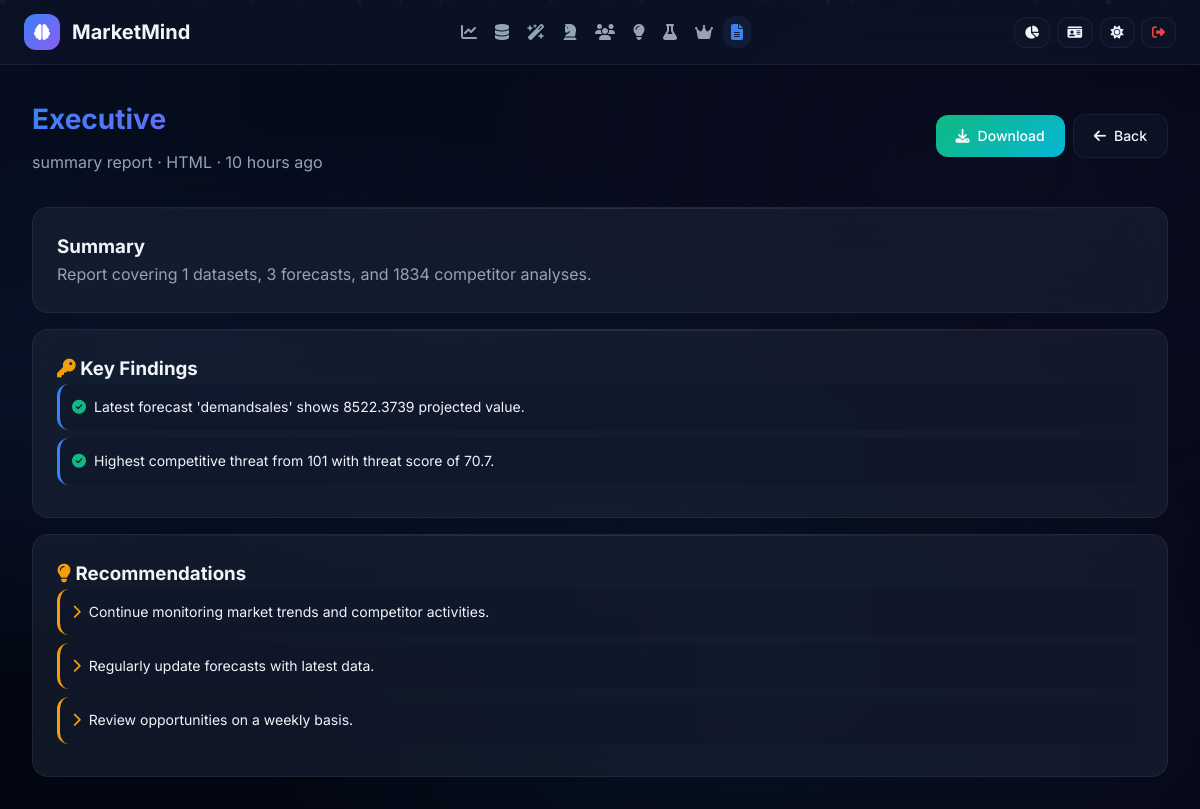
Screenshot of /reports/4 (signed in) with the database file from the repository.
### database/models.py (models this page shows, shortened)
class User(UserMixin, db.Model):
    __tablename__ = 'users'
    id = db.Column(db.Integer, primary_key=True)
    username = db.Column(db.String(80), unique=True, nullable=False, index=True)
    email = db.Column(db.String(120), unique=True, nullable=False, index=True)
    password_hash = db.Column(db.String(255), nullable=False)
    first_name = db.Column(db.String(50), nullable=True)
    last_name = db.Column(db.String(50), nullable=True)
    role = db.Column(db.String(20), default='user')
    is_active = db.Column(db.Boolean, default=True)
    is_verified = db.Column(db.Boolean, default=False)
    avatar_url = db.Column(db.String(255), nullable=True)
    bio = db.Column(db.Text, nullable=True)
    company = db.Column(db.String(100), nullable=True)
    job_title = db.Column(db.String(100), nullable=True)
    phone = db.Column(db.String(20), nullable=True)
    theme_preference = db.Column(db.String(10), default='dark')
    language = db.Column(db.String(10), default='en')
    timezone = db.Column(db.String(50), default='UTC')
    date_format = db.Column(db.String(20), default='YYYY-MM-DD')
    notification_enabled = db.Column(db.Boolean, default=True)
    two_factor_enabled = db.Column(db.Boolean, default=False)
    api_key = db.Column(db.String(64), unique=True, nullable=True)
    last_login = db.Column(db.DateTime, nullable=True)
    login_count = db.Column(db.Integer, default=0)
    created_at = db.Column(db.DateTime, default=datetime.now)
    updated_at = db.Column(db.DateTime, default=datetime.now, onupdate=datetime.now)
    datasets = db.relationship('Dataset', backref='user', lazy='dynamic', cascade='all, delete-orphan')
    reports = db.relationship('Report', backref='user', lazy='dynamic', cascade='all, delete-orphan')
    forecasts = db.relationship('Forecast', backref='user', lazy='dynamic', cascade='all, delete-orphan')
    activity_logs = db.relationship('ActivityLog', backref='user', lazy='dynamic', cascade='all, delete-orphan')
    login_history = db.relationship('LoginHistory', backref='user', lazy='dynamic', cascade='all, delete-orphan')
    @property
    def is_admin(self):
        return self.role in ['admin', 'superadmin']

class Report(db.Model):
    __tablename__ = 'reports'
    id = db.Column(db.Integer, primary_key=True)
    user_id = db.Column(db.Integer, db.ForeignKey('users.id'), nullable=False, index=True)
    dataset_id = db.Column(db.Integer, db.ForeignKey('datasets.id'), nullable=True)
    forecast_id = db.Column(db.Integer, db.ForeignKey('forecasts.id'), nullable=True)
    title = db.Column(db.String(255), nullable=False)
    report_type = db.Column(db.String(50), nullable=False)
    format = db.Column(db.String(20), default='html')
    file_path = db.Column(db.String(500), nullable=True)
    content = db.Column(db.Text, nullable=True)
    summary = db.Column(db.Text, nullable=True)
    key_findings = db.Column(db.Text, nullable=True)
    recommendations = db.Column(db.Text, nullable=True)
    charts_data = db.Column(db.Text, nullable=True)
    kpis = db.Column(db.Text, nullable=True)
    is_favorite = db.Column(db.Boolean, default=False)
    download_count = db.Column(db.Integer, default=0)
    created_at = db.Column(db.DateTime, default=datetime.now)
    def get_key_findings(self):
        return json.loads(self.key_findings) if self.key_findings else []
    def get_recommendations(self):
        return json.loads(self.recommendations) if self.recommendations else []

### app.py (the view)
@app.route('/reports/<int:report_id>')
@login_required
def view_report(report_id):
    if not MODULES_AVAILABLE['models']:
        abort(404)
    report = Report.query.filter_by(id=report_id, user_id=current_user.id).first_or_404()
    return render_template('reports/view.html', report=report)

### app.py (called while the page is built)
@app.context_processor
def inject_globals():
    return {
        'now': datetime.now(),
        'format_number': format_number,
        'format_currency': format_currency,
        'format_percentage': format_percentage,
        'score_to_color': score_to_color,
        'score_to_rating': score_to_rating,
        'time_ago': time_ago
    }

@login_manager.user_loader
def load_user(user_id):
    if MODULES_AVAILABLE['models']:
        return User.query.get(int(user_id))
    return None

@app.before_request
def before_request():
    if current_user.is_authenticated and MODULES_AVAILABLE['models']:
        current_user.updated_at = datetime.now()
        db.session.commit()

### utils.py (called while the page is built)
def time_ago(dt: datetime) -> str:
    if not dt:
        return "Unknown"
    now = datetime.now()
    diff = now - dt
    seconds = int(diff.total_seconds())
    if seconds < 60:
        return "Just now"
    elif seconds < 3600:
        return f"{seconds // 60} minute{'s' if seconds // 60 != 1 else ''} ago"
    elif seconds < 86400:
        return f"{seconds // 3600} hour{'s' if seconds // 3600 != 1 else ''} ago"
    elif seconds < 604800:
        return f"{seconds // 86400} day{'s' if seconds // 86400 != 1 else ''} ago"
    elif seconds < 2592000:
        return f"{seconds // 604800} week{'s' if seconds // 604800 != 1 else ''} ago"
    return f"{seconds // 2592000} month{'s' if seconds // 2592000 != 1 else ''} ago"

### templates/reports/view.html (shortened to what this page needs)
{% extends 'base.html' %}
{% block content %}
<div class="page-container">
    <div class="page-header flex items-center justify-between">
        <div>
            <h1>{{ report.title }}</h1>
            <p>{{ report.report_type }} report &middot; {{ report.format.upper() }} &middot; {{ time_ago(report.created_at) }}</p>
        </div>
        <div class="flex items-center gap-2">
            <a href="{{ url_for('download_report', report_id=report.id) }}" class="glass-btn glass-btn-success"><i class="fas fa-download"></i> Download</a>
            <a href="{{ url_for('reports') }}" class="glass-btn"><i class="fas fa-arrow-left"></i> Back</a>
        </div>
    </div>
    <div class="glass-card mb-4">
        <h3 class="mb-3">Summary</h3>
        <p style="color: var(--text-secondary);">{{ report.summary or 'No summary available.' }}</p>
    </div>
    {% set findings = report.get_key_findings() %}
    {% if findings %}
    <div class="glass-card mb-4">
        <h3 class="mb-3"><i class="fas fa-key" style="color: var(--accent-amber);"></i> Key Findings</h3>
        {% for f in findings %}
        <div style="padding: 0.75rem; background: var(--bg-glass); border-radius: var(--radius-md); margin-bottom: 0.5rem; border-left: 3px solid var(--accent-blue); font-size: 0.875rem;">
            <i class="fas fa-check-circle" style="color: var(--accent-green); margin-right: 0.5rem;"></i>{{ f }}
        </div>
        {% endfor %}
    </div>
    {% endif %}
    {% set recs = report.get_recommendations() %}
    {% if recs %}
    <div class="glass-card">
        <h3 class="mb-3"><i class="fas fa-lightbulb" style="color: var(--accent-amber);"></i> Recommendations</h3>
        {% for r in recs %}
        <div style="padding: 0.75rem; background: var(--bg-glass); border-radius: var(--radius-md); margin-bottom: 0.5rem; border-left: 3px solid var(--accent-amber); font-size: 0.875rem;">
            <i class="fas fa-chevron-right" style="color: var(--accent-amber); margin-right: 0.5rem;"></i>{{ r }}
        </div>
        {% endfor %}
    </div>
    {% endif %}
</div>
{% endblock %}

### rows the page displays
Report: title "Executive", report_type "summary", format "HTML", created_at "10 hours ago", summary "Report covering 1 datasets, 3 forecasts, and 1834 competitor analyses."

### other values shown
{{ f }} "Latest forecast 'demandsales' shows 8522.3739 projected value." "Highest competitive threat from 101 with threat score of 70.7."
{{ r }} "Continue monitoring market trends and competitor activities." "Regularly update forecasts with latest data." "Review opportunities on a weekly basis."
